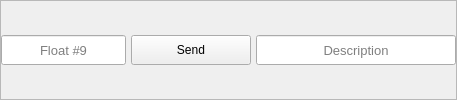
              <widget class="QFrame" name="frameCustom_9">
               <property name="frameShape">
                <enum>QFrame::StyledPanel</enum>
               </property>
               <property name="frameShadow">
                <enum>QFrame::Raised</enum>
               </property>
               <layout class="QHBoxLayout" name="horizontalLayout_24">
                <property name="spacing">
                 <number>5</number>
                </property>
                <property name="leftMargin">
                 <number>0</number>
                </property>
                <property name="topMargin">
                 <number>0</number>
                </property>
                <property name="rightMargin">
                 <number>0</number>
                </property>
                <property name="bottomMargin">
                 <number>0</number>
                </property>
                <item>
                 <widget class="QLineEdit" name="txtSettingFloat_9">
                  <property name="sizePolicy">
                   <sizepolicy hsizetype="Expanding" vsizetype="Preferred">
                    <horstretch>0</horstretch>
                    <verstretch>0</verstretch>
                   </sizepolicy>
                  </property>
                  <property name="minimumSize">
                   <size>
                    <width>0</width>
                    <height>30</height>
                   </size>
                  </property>
                  <property name="maximumSize">
                   <size>
                    <width>16777215</width>
                    <height>30</height>
                   </size>
                  </property>
                  <property name="sizeIncrement">
                   <size>
                    <width>0</width>
                    <height>0</height>
                   </size>
                  </property>
                  <property name="font">
                   <font>
                    <family>Arial</family>
                    <pointsize>10</pointsize>
                   </font>
                  </property>
                  <property name="alignment">
                   <set>Qt::AlignCenter</set>
                  </property>
                  <property name="placeholderText">
                   <string>Float #9</string>
                  </property>
                 </widget>
                </item>
                <item>
                 <widget class="QPushButton" name="btnSettingCustomSend_9">
                  <property name="sizePolicy">
                   <sizepolicy hsizetype="Preferred" vsizetype="Preferred">
                    <horstretch>0</horstretch>
                    <verstretch>0</verstretch>
                   </sizepolicy>
                  </property>
                  <property name="minimumSize">
                   <size>
                    <width>120</width>
                    <height>30</height>
                   </size>
                  </property>
                  <property name="maximumSize">
                   <size>
                    <width>150</width>
                    <height>30</height>
                   </size>
                  </property>
                  <property name="font">
                   <font>
                    <family>Arial</family>
                    <pointsize>9</pointsize>
                   </font>
                  </property>
                  <property name="text">
                   <string>Send</string>
                  </property>
                 </widget>
                </item>
                <item>
                 <widget class="QLineEdit" name="txtSettingDescription_9">
                  <property name="sizePolicy">
                   <sizepolicy hsizetype="Expanding" vsizetype="Preferred">
                    <horstretch>0</horstretch>
                    <verstretch>0</verstretch>
                   </sizepolicy>
                  </property>
                  <property name="minimumSize">
                   <size>
                    <width>200</width>
                    <height>30</height>
                   </size>
                  </property>
                  <property name="maximumSize">
                   <size>
                    <width>16777215</width>
                    <height>30</height>
                   </size>
                  </property>
                  <property name="sizeIncrement">
                   <size>
                    <width>0</width>
                    <height>0</height>
                   </size>
                  </property>
                  <property name="font">
                   <font>
                    <family>Arial</family>
                    <pointsize>10</pointsize>
                   </font>
                  </property>
                  <property name="alignment">
                   <set>Qt::AlignCenter</set>
                  </property>
                  <property name="placeholderText">
                   <string>Description</string>
                  </property>
                 </widget>
                </item>
               </layout>
              </widget>
